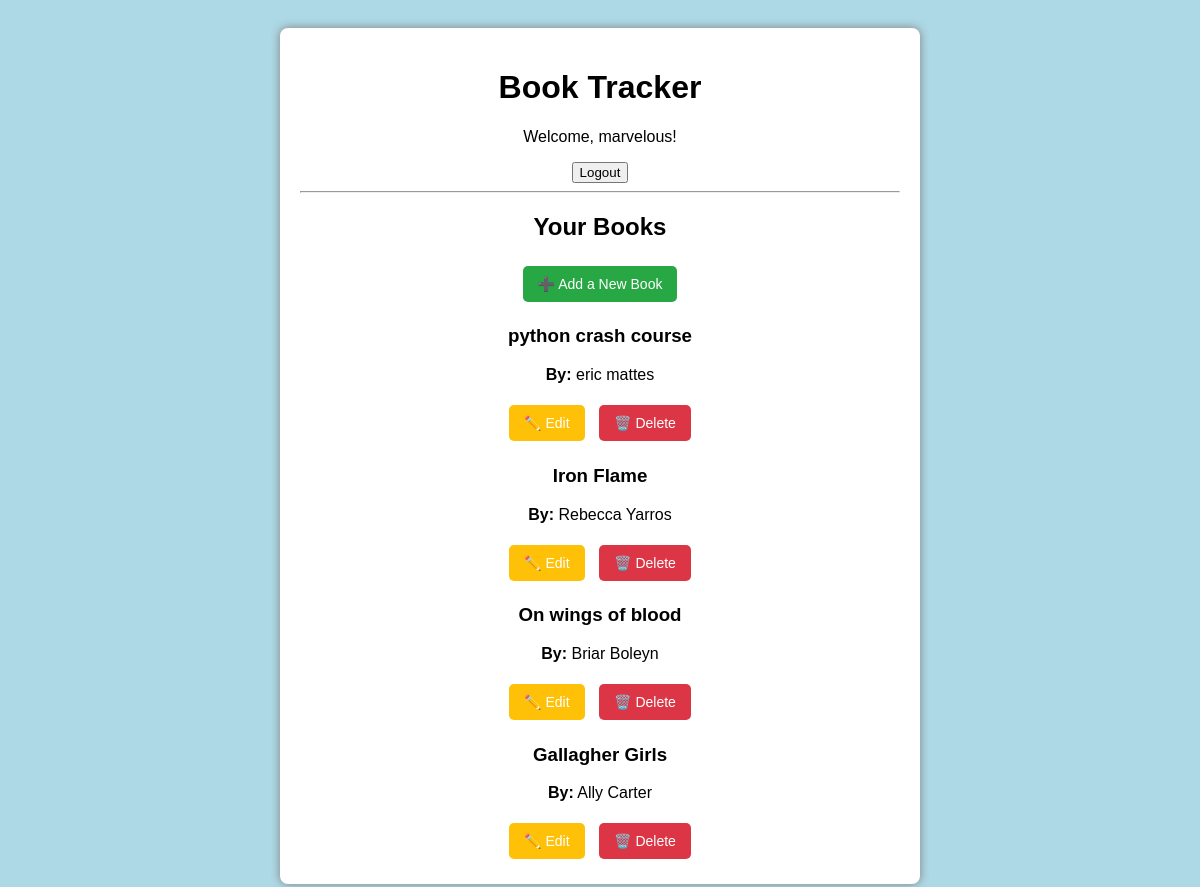
Page /books/ (signed in) on the earlier database version.
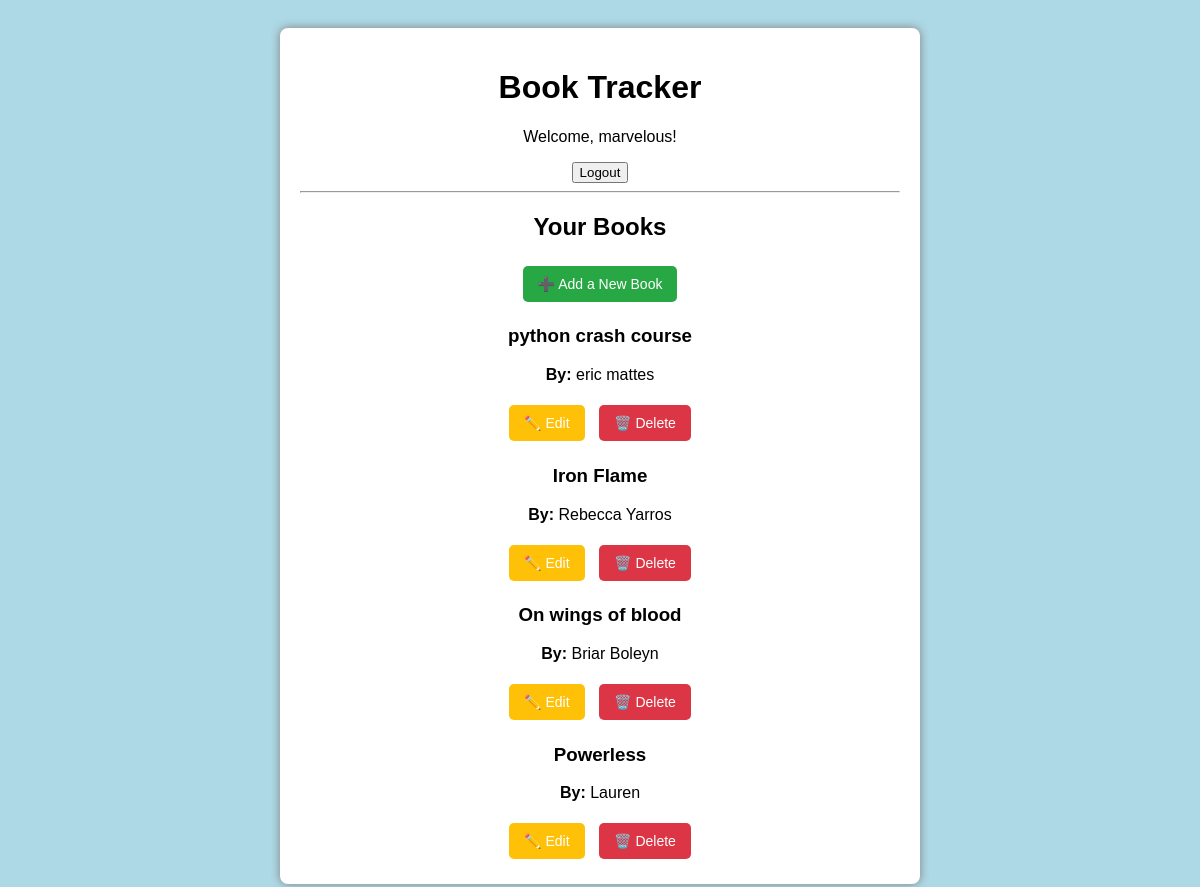
Same page on the later database version.
### books/models.py (models this page shows, shortened)
class Book(models.Model):
    title = models.CharField(max_length=255)
    author = models.CharField(max_length=255)
    user = models.ForeignKey(User, on_delete=models.CASCADE)

### books/views.py (the view)
# urls.py: path('', book_list, name='book_list'),
@login_required
def book_list(request):
    books = Book.objects.filter(user=request.user)
    return render(request, 'books/book_list.html', {'books': books})

### books/templates/books/book_list.html
{% extends 'base.html' %}
{% block content %}
<h2>Your Books</h2>
<a href="{% url 'book_create' %}" class="btn btn-add">➕ Add a New Book</a>
<div class="book-list">
    {% for book in books %}
    <div class="book-card">
        <h3>{{ book.title }}</h3>
        <p><strong>By:</strong> {{ book.author }}</p>
        <div class="actions">
            <a href="{% url 'book_edit' book.id %}" class="btn btn-edit">✏️ Edit</a>
            <a href="{% url 'book_delete' book.id %}" class="btn btn-delete">🗑️ Delete</a>
        </div>
    </div>
    {% empty %}
    <p>No books added yet.</p>
    {% endfor %}
</div>
{% endblock %}

### books/templates/base.html (shortened to what this page needs)
<!DOCTYPE html>
<html lang="en">
<head>
</head>
<body>
    <div class="container">
        <h1>Book Tracker</h1>
        {% if user.is_authenticated %}
        <p>Welcome, {{ user.username }}!</p>
        <form action="{% url 'logout' %}" method="post">
            <button type="submit">Logout</button>
        </form>
        {% else %}
        <a href="{% url 'admin:index' %}">Admin</a>
        {% endif %}
        <hr>
        {% block content %}{% endblock %}
    </div>
</body>
</html>

### books/templates/base.html (style rules this page uses)
.btn { display: inline-block; padding: 10px 15px; margin: 5px; text-decoration: none; background-color: #007bff; color: white; border-radius: 5px; border: none; font-size: 14px; text-align: center; }
.btn-add { background-color: #28a745; }
.btn-edit { background-color: #ffc107; }
.btn-delete { background-color: #dc3545; }
body { font-family: Arial, sans-serif; background-color: lightblue; text-align: center; padding: 20px; }
.container { max-width: 600px; margin: auto; background: white; padding: 20px; border-radius: 8px; box-shadow: 0px 0px 10px gray; }
a { display: block; margin-top: 10px; color: navy; }

Differences in the rows shown:
removed Book: title "Gallagher Girls", author "Ally Carter"
added Book: title "Powerless", author "Lauren"
